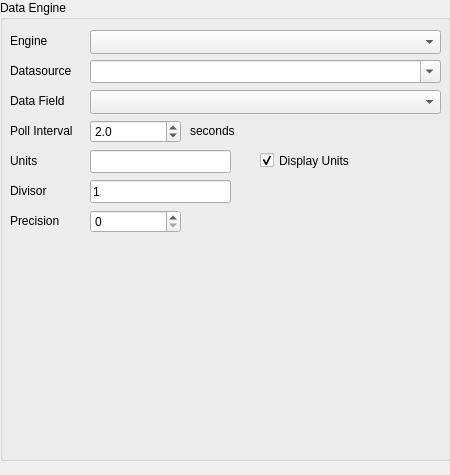
<?xml version="1.0" encoding="UTF-8"?>
<ui version="4.0">
 <class>datasourceSettings</class>
 <widget class="QWidget" name="datasourceSettings">
  <property name="geometry">
   <rect>
    <x>0</x>
    <y>0</y>
    <width>450</width>
    <height>475</height>
   </rect>
  </property>
  <property name="sizePolicy">
   <sizepolicy hsizetype="MinimumExpanding" vsizetype="MinimumExpanding">
    <horstretch>0</horstretch>
    <verstretch>0</verstretch>
   </sizepolicy>
  </property>
  <property name="minimumSize">
   <size>
    <width>450</width>
    <height>450</height>
   </size>
  </property>
  <property name="windowTitle">
   <string>Dialog</string>
  </property>
  <widget class="QGroupBox" name="groupBox">
   <property name="geometry">
    <rect>
     <x>0</x>
     <y>0</y>
     <width>451</width>
     <height>461</height>
    </rect>
   </property>
   <property name="sizePolicy">
    <sizepolicy hsizetype="Expanding" vsizetype="Expanding">
     <horstretch>0</horstretch>
     <verstretch>0</verstretch>
    </sizepolicy>
   </property>
   <property name="title">
    <string>Data Engine</string>
   </property>
   <widget class="QLabel" name="label_8">
    <property name="geometry">
     <rect>
      <x>10</x>
      <y>30</y>
      <width>81</width>
      <height>21</height>
     </rect>
    </property>
    <property name="text">
     <string>Engine</string>
    </property>
   </widget>
   <widget class="QComboBox" name="gaugeDataengine">
    <property name="geometry">
     <rect>
      <x>90</x>
      <y>30</y>
      <width>351</width>
      <height>24</height>
     </rect>
    </property>
    <property name="sizePolicy">
     <sizepolicy hsizetype="Expanding" vsizetype="Fixed">
      <horstretch>0</horstretch>
      <verstretch>0</verstretch>
     </sizepolicy>
    </property>
    <property name="toolTip">
     <string>Engine to connect to for sources</string>
    </property>
   </widget>
   <widget class="QLabel" name="label_2">
    <property name="geometry">
     <rect>
      <x>10</x>
      <y>60</y>
      <width>81</width>
      <height>21</height>
     </rect>
    </property>
    <property name="text">
     <string>Datasource</string>
    </property>
   </widget>
   <widget class="QComboBox" name="gaugeDatasource">
    <property name="enabled">
     <bool>true</bool>
    </property>
    <property name="geometry">
     <rect>
      <x>90</x>
      <y>60</y>
      <width>351</width>
      <height>23</height>
     </rect>
    </property>
    <property name="sizePolicy">
     <sizepolicy hsizetype="Expanding" vsizetype="Fixed">
      <horstretch>0</horstretch>
      <verstretch>0</verstretch>
     </sizepolicy>
    </property>
    <property name="toolTip">
     <string>Source to poll for data</string>
    </property>
    <property name="editable">
     <bool>true</bool>
    </property>
   </widget>
   <widget class="QComboBox" name="gaugeField">
    <property name="geometry">
     <rect>
      <x>90</x>
      <y>90</y>
      <width>351</width>
      <height>24</height>
     </rect>
    </property>
    <property name="toolTip">
     <string>Select the field containing the data for the gauge</string>
    </property>
    <property name="editable">
     <bool>false</bool>
    </property>
   </widget>
   <widget class="QLabel" name="label_3">
    <property name="geometry">
     <rect>
      <x>10</x>
      <y>90</y>
      <width>81</width>
      <height>21</height>
     </rect>
    </property>
    <property name="text">
     <string>Data Field</string>
    </property>
   </widget>
   <widget class="QLineEdit" name="gaugeUnits">
    <property name="geometry">
     <rect>
      <x>90</x>
      <y>150</y>
      <width>141</width>
      <height>23</height>
     </rect>
    </property>
    <property name="toolTip">
     <string>Units to display (if shown)</string>
    </property>
   </widget>
   <widget class="QLabel" name="label_5">
    <property name="geometry">
     <rect>
      <x>10</x>
      <y>150</y>
      <width>81</width>
      <height>21</height>
     </rect>
    </property>
    <property name="text">
     <string>Units</string>
    </property>
   </widget>
   <widget class="QLabel" name="label_6">
    <property name="geometry">
     <rect>
      <x>10</x>
      <y>180</y>
      <width>61</width>
      <height>21</height>
     </rect>
    </property>
    <property name="text">
     <string>Divisor</string>
    </property>
   </widget>
   <widget class="QLineEdit" name="gaugeDivisor">
    <property name="geometry">
     <rect>
      <x>90</x>
      <y>180</y>
      <width>141</width>
      <height>23</height>
     </rect>
    </property>
    <property name="toolTip">
     <string>A number by which to divide the output.  Useful for converting to a different base unit.</string>
    </property>
    <property name="text">
     <string>1</string>
    </property>
   </widget>
   <widget class="QCheckBox" name="gaugeShowUnits">
    <property name="geometry">
     <rect>
      <x>260</x>
      <y>150</y>
      <width>141</width>
      <height>21</height>
     </rect>
    </property>
    <property name="toolTip">
     <string>Show the raw value units on the gauge when raw values are shown</string>
    </property>
    <property name="text">
     <string>Display Units</string>
    </property>
    <property name="checked">
     <bool>true</bool>
    </property>
    <property name="tristate">
     <bool>false</bool>
    </property>
   </widget>
   <widget class="QLabel" name="label_4">
    <property name="geometry">
     <rect>
      <x>10</x>
      <y>120</y>
      <width>71</width>
      <height>21</height>
     </rect>
    </property>
    <property name="text">
     <string>Poll Interval</string>
    </property>
   </widget>
   <widget class="QDoubleSpinBox" name="updateInterval">
    <property name="geometry">
     <rect>
      <x>90</x>
      <y>120</y>
      <width>91</width>
      <height>23</height>
     </rect>
    </property>
    <property name="toolTip">
     <string>Polling interval in seconds</string>
    </property>
    <property name="alignment">
     <set>Qt::AlignLeading|Qt::AlignLeft|Qt::AlignVCenter</set>
    </property>
    <property name="decimals">
     <number>1</number>
    </property>
    <property name="minimum">
     <double>0.100000000000000</double>
    </property>
    <property name="singleStep">
     <double>0.500000000000000</double>
    </property>
    <property name="value">
     <double>2.000000000000000</double>
    </property>
   </widget>
   <widget class="QDoubleSpinBox" name="gaugePrecision">
    <property name="geometry">
     <rect>
      <x>90</x>
      <y>210</y>
      <width>91</width>
      <height>23</height>
     </rect>
    </property>
    <property name="toolTip">
     <string># of digits after decimal point</string>
    </property>
    <property name="alignment">
     <set>Qt::AlignLeading|Qt::AlignLeft|Qt::AlignVCenter</set>
    </property>
    <property name="decimals">
     <number>0</number>
    </property>
    <property name="minimum">
     <double>0.000000000000000</double>
    </property>
    <property name="singleStep">
     <double>1.000000000000000</double>
    </property>
    <property name="value">
     <double>0.000000000000000</double>
    </property>
   </widget>
   <widget class="QLabel" name="label_7">
    <property name="geometry">
     <rect>
      <x>10</x>
      <y>210</y>
      <width>71</width>
      <height>21</height>
     </rect>
    </property>
    <property name="text">
     <string>Precision</string>
    </property>
   </widget>
   <widget class="QLabel" name="label">
    <property name="geometry">
     <rect>
      <x>190</x>
      <y>120</y>
      <width>54</width>
      <height>21</height>
     </rect>
    </property>
    <property name="text">
     <string>seconds</string>
    </property>
   </widget>
  </widget>
 </widget>
 <tabstops>
  <tabstop>gaugeDataengine</tabstop>
  <tabstop>gaugeDatasource</tabstop>
  <tabstop>gaugeField</tabstop>
  <tabstop>updateInterval</tabstop>
  <tabstop>gaugeUnits</tabstop>
  <tabstop>gaugeShowUnits</tabstop>
  <tabstop>gaugeDivisor</tabstop>
  <tabstop>gaugePrecision</tabstop>
 </tabstops>
 <resources/>
 <connections/>
</ui>
